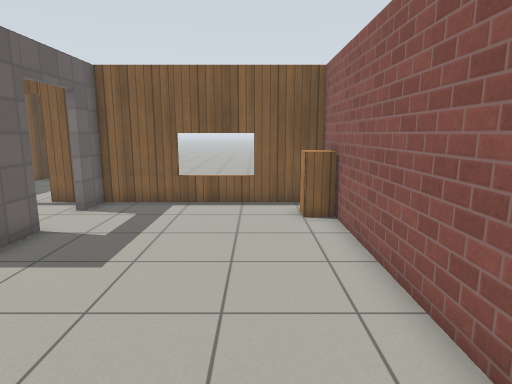
View 1 (above)

21 first-person views from a walk through a world built for the Gazebo simulator. The camera is 1.3 m above the floor, tilts 10° down and sees 75° across. The floor is counted in squares, 0.5 m on a side. Each view is taken from the middle of a square. On the plan, view 1 faces up. The plan holds only what a view shows up to about 20 squares ahead; the rest is blank. Simple patterns stand in for the simulator's built-in surfaces.

View 2
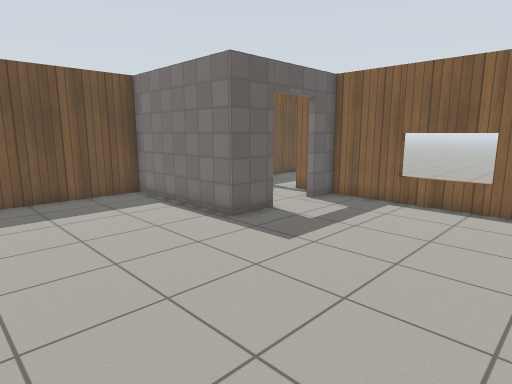

View 3
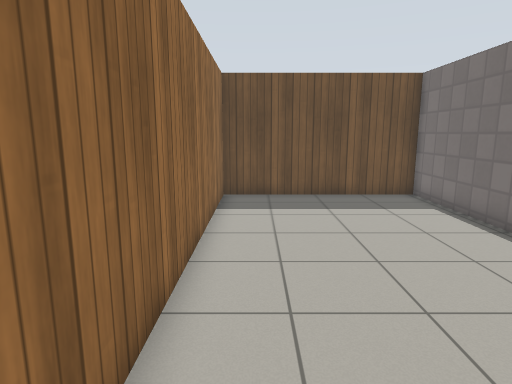

View 4
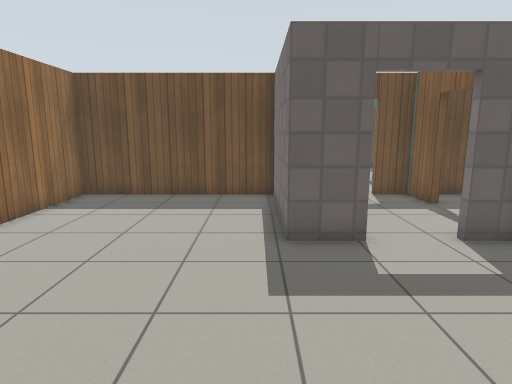

View 5
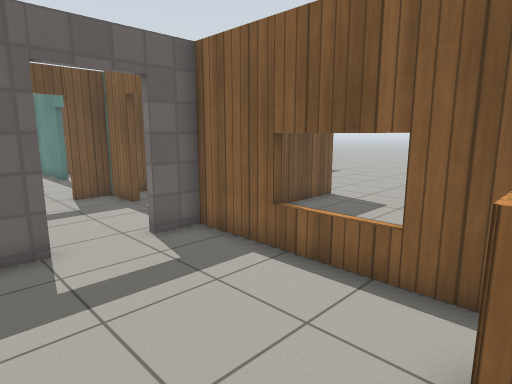

View 6
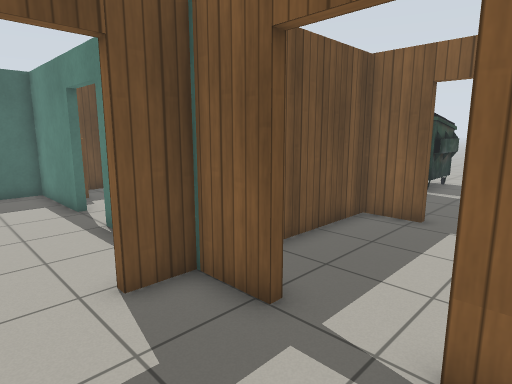

View 7
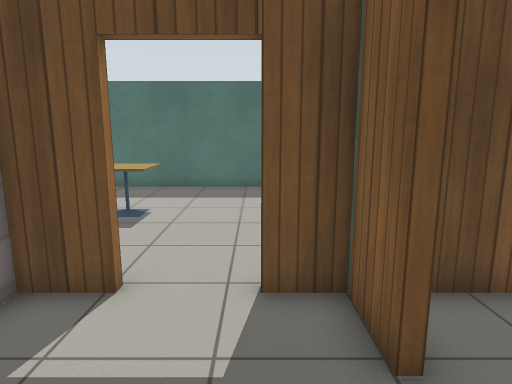

View 8
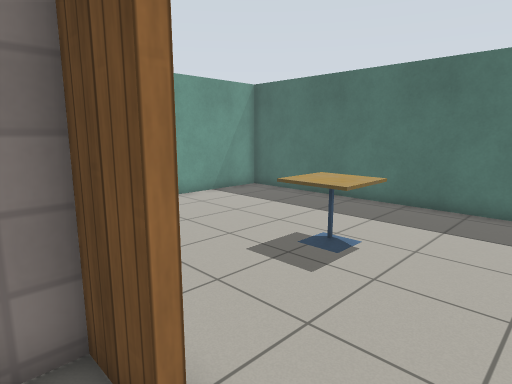

View 9
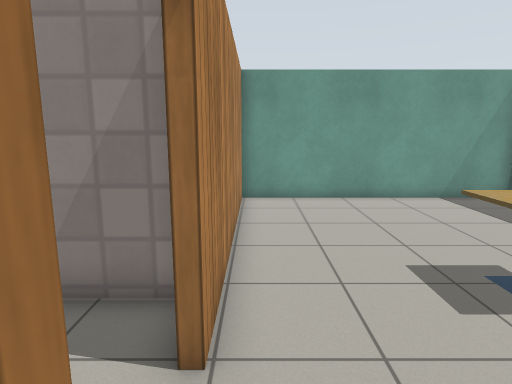

View 10
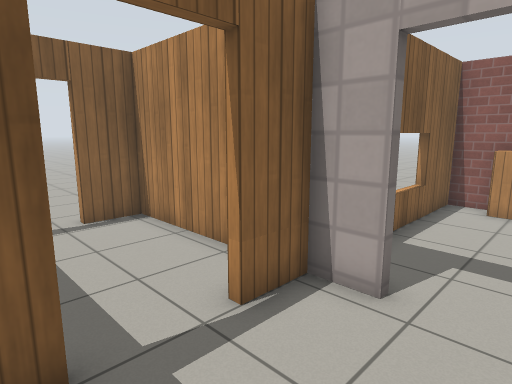

View 11
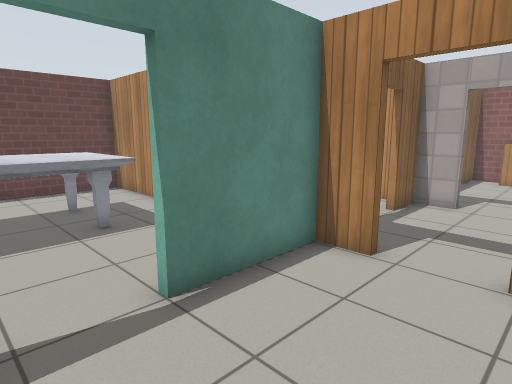

View 12
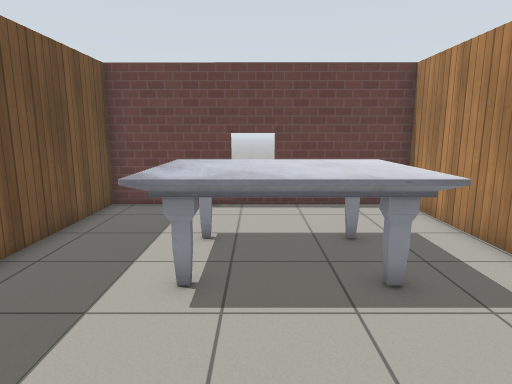

View 13
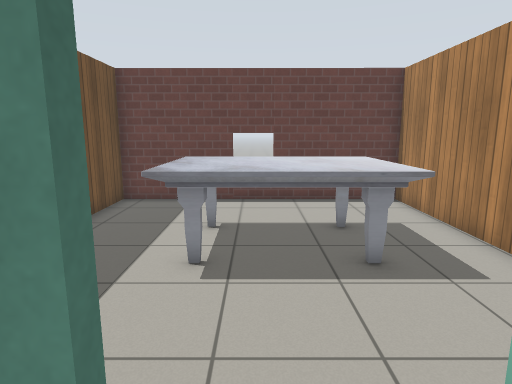

View 14
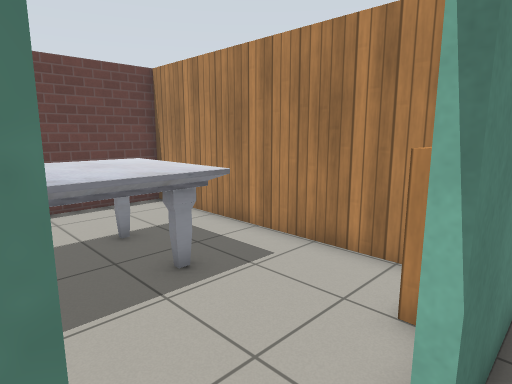

View 15
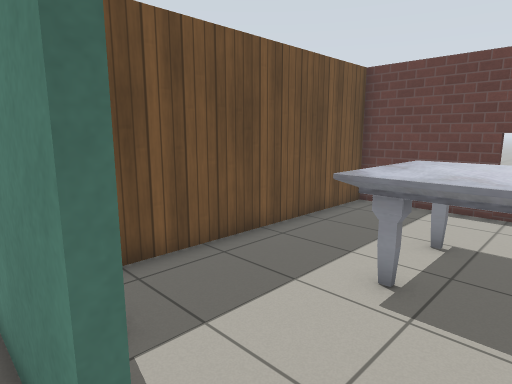

View 16
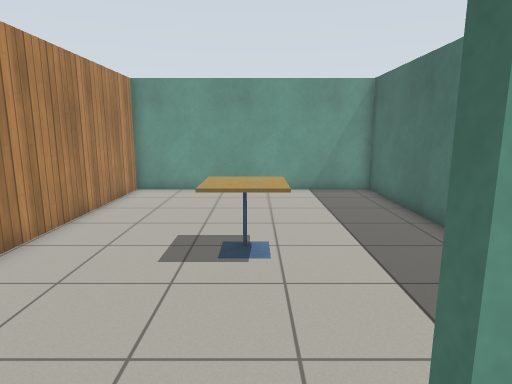

View 17
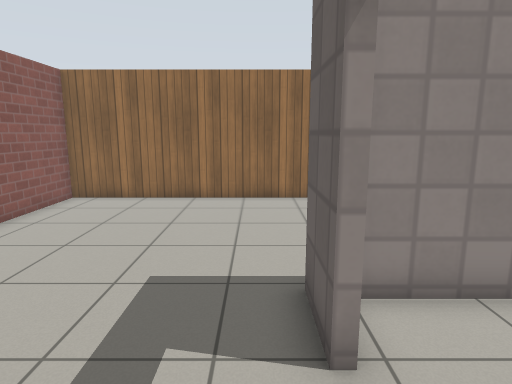

View 18
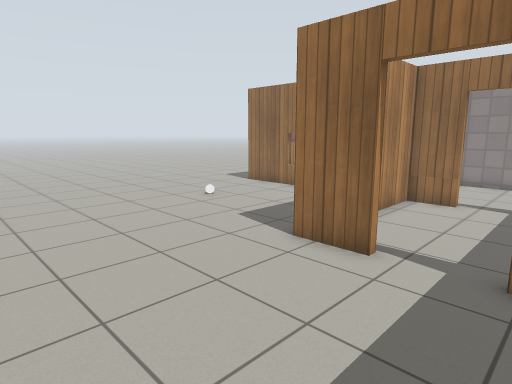

View 19
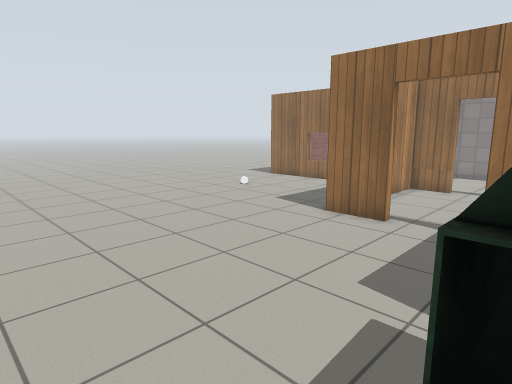

View 20
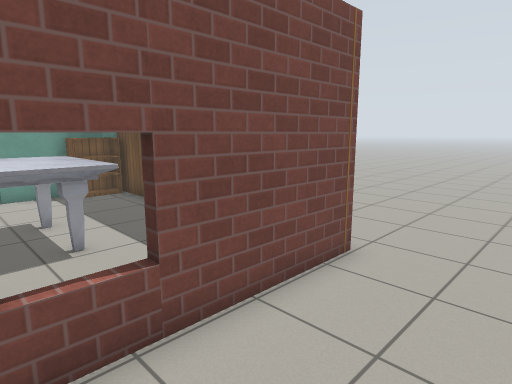

View 21
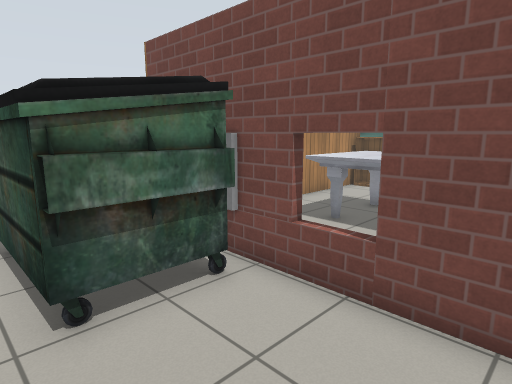

### Floor plan
Key: @ floor where view 1 was taken; # wall or solid block; . floor; D open door; = window, fence, low wall or low ledge; C cabinet; U dumpster; B bookshelf; T cafe table; W window; M marble table; O other object.
Columns run from 25 left of view 1 to 4 right of it. Each row starts with its distance up from view 1.
 29     .   ..  ..   ....
 28    ..  ..UUUUU  ..........
 27 .........U   U................
 26 .........U   U................
 25 .........W   U................
 24 ..#####=##WW##................
 23   #..........#................
 22   #..........#................
 21   #..........#................
 20   #..MMMMMM..#................
 19   #..MMMMMM..##DDD##..........
 18   #..MMMMMM..#.....#..........
 17   #..MMMMMM..#.....#......O...
 16   #..........#.....#  ........
 15   #..........#.....#  ........
 14   #..........#.....#   .......
 13   #B##DDD##BB##DDD#####==####.
 12   #..........#.....#........#
 11   #..........D.....D.......C#
 10   #..........D.....D.......C#
  9   #..........D.....D........#
  8   #..........#.....#........#
  7   #....TT....#######........#
  6   #....TT....#..............#
  5   #..........#..............#
  4   #..........#..............#
  3   #..........#..............#
  2   #..........#..............#
  1   #..........#..............#
  0   #..........#...........@..#
 -1   #..........#..............#
 -2   ###########################

Positions as (right, up) in squares from view 1, and headings:
1: (0, 0), facing up
2: (2, 0), facing up-left
3: (2, 0), facing left
4: (2, 6), facing left
5: (2, 7), facing up-left
6: (-7, 9), facing up-left
7: (-7, 11), facing left
8: (-11, 11), facing down-left
9: (-13, 12), facing down
10: (-11, 9), facing up-right
11: (-19, 8), facing up-right
12: (-18, 12), facing up
13: (-18, 11), facing up
14: (-19, 12), facing up-right
15: (-17, 12), facing up-left
16: (-18, 14), facing down
17: (-5, 12), facing down
18: (-11, 26), facing down-right
19: (-12, 29), facing down-right
20: (-17, 28), facing down-left
21: (-21, 29), facing down-right
